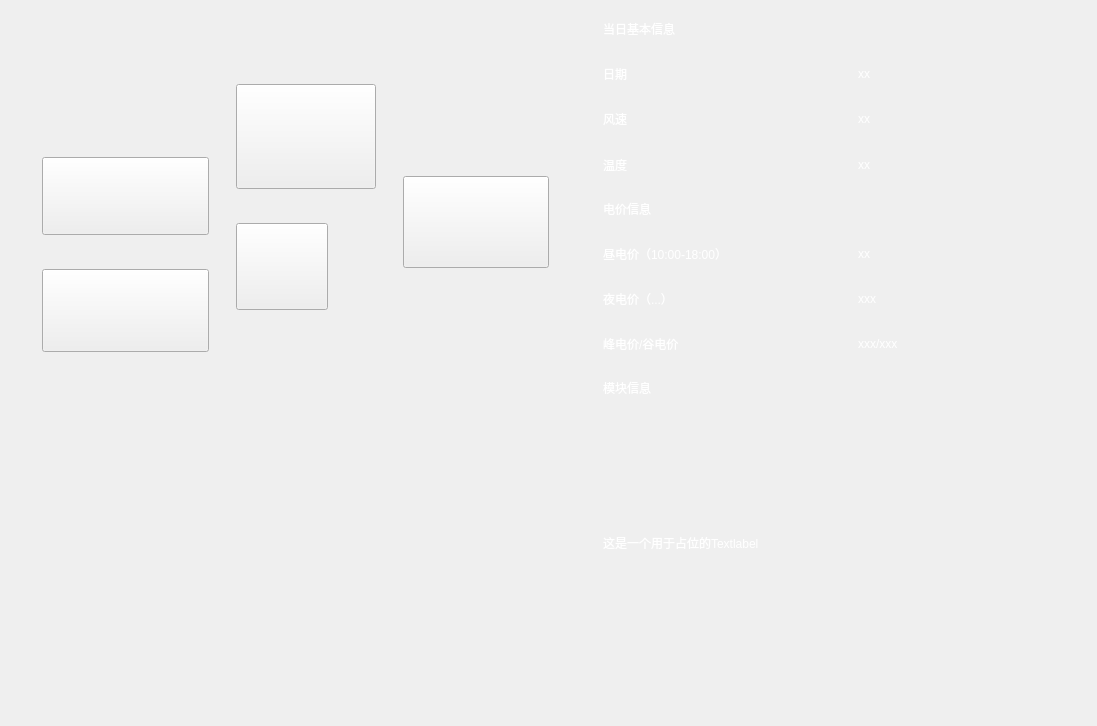
<?xml version="1.0" encoding="UTF-8"?>
<ui version="4.0">
 <class>Form</class>
 <widget class="QWidget" name="Form">
  <property name="geometry">
   <rect>
    <x>0</x>
    <y>0</y>
    <width>1097</width>
    <height>726</height>
   </rect>
  </property>
  <property name="windowTitle">
   <string>Form</string>
  </property>
  <property name="styleSheet">
   <string notr="true">font: 20pt &quot;Microsoft YaHei&quot;;
color:rgb(255, 255, 255);
padding:10px;</string>
  </property>
  <widget class="QWidget" name="horizontalLayoutWidget">
   <property name="geometry">
    <rect>
     <x>10</x>
     <y>10</y>
     <width>571</width>
     <height>461</height>
    </rect>
   </property>
   <layout class="QHBoxLayout" name="MainPageLayout" stretch="6,31,3,26,1,27,6">
    <property name="spacing">
     <number>0</number>
    </property>
    <property name="leftMargin">
     <number>0</number>
    </property>
    <property name="topMargin">
     <number>0</number>
    </property>
    <property name="rightMargin">
     <number>0</number>
    </property>
    <property name="bottomMargin">
     <number>0</number>
    </property>
    <item>
     <widget class="QLabel" name="ocp1">
      <property name="text">
       <string/>
      </property>
     </widget>
    </item>
    <item>
     <layout class="QVBoxLayout" name="verticalLayout" stretch="32,17,7,18,26">
      <property name="spacing">
       <number>0</number>
      </property>
      <property name="leftMargin">
       <number>0</number>
      </property>
      <property name="topMargin">
       <number>0</number>
      </property>
      <property name="rightMargin">
       <number>0</number>
      </property>
      <property name="bottomMargin">
       <number>0</number>
      </property>
      <item>
       <widget class="QLabel" name="ocp5">
        <property name="text">
         <string/>
        </property>
       </widget>
      </item>
      <item>
       <widget class="QPushButton" name="Btn_2">
        <property name="sizePolicy">
         <sizepolicy hsizetype="Minimum" vsizetype="Minimum">
          <horstretch>0</horstretch>
          <verstretch>0</verstretch>
         </sizepolicy>
        </property>
        <property name="text">
         <string/>
        </property>
       </widget>
      </item>
      <item>
       <widget class="QLabel" name="ocp6">
        <property name="text">
         <string/>
        </property>
       </widget>
      </item>
      <item>
       <widget class="QPushButton" name="Btn_1">
        <property name="sizePolicy">
         <sizepolicy hsizetype="Minimum" vsizetype="Minimum">
          <horstretch>0</horstretch>
          <verstretch>0</verstretch>
         </sizepolicy>
        </property>
        <property name="text">
         <string/>
        </property>
       </widget>
      </item>
      <item>
       <widget class="QLabel" name="ocp7">
        <property name="text">
         <string/>
        </property>
       </widget>
      </item>
     </layout>
    </item>
    <item>
     <widget class="QLabel" name="ocp2">
      <property name="text">
       <string/>
      </property>
     </widget>
    </item>
    <item>
     <layout class="QVBoxLayout" name="verticalLayout_2" stretch="17,24,2,20,37">
      <property name="spacing">
       <number>0</number>
      </property>
      <property name="leftMargin">
       <number>0</number>
      </property>
      <property name="topMargin">
       <number>0</number>
      </property>
      <property name="rightMargin">
       <number>0</number>
      </property>
      <property name="bottomMargin">
       <number>0</number>
      </property>
      <item>
       <widget class="QLabel" name="ocp8">
        <property name="text">
         <string/>
        </property>
       </widget>
      </item>
      <item>
       <widget class="QPushButton" name="Btn_3">
        <property name="sizePolicy">
         <sizepolicy hsizetype="Minimum" vsizetype="Minimum">
          <horstretch>0</horstretch>
          <verstretch>0</verstretch>
         </sizepolicy>
        </property>
        <property name="text">
         <string/>
        </property>
       </widget>
      </item>
      <item>
       <widget class="QLabel" name="ocp9">
        <property name="text">
         <string/>
        </property>
       </widget>
      </item>
      <item>
       <layout class="QHBoxLayout" name="horizontalLayout_2" stretch="17,9">
        <property name="spacing">
         <number>0</number>
        </property>
        <item>
         <widget class="QPushButton" name="Btn_4">
          <property name="sizePolicy">
           <sizepolicy hsizetype="Minimum" vsizetype="Minimum">
            <horstretch>0</horstretch>
            <verstretch>0</verstretch>
           </sizepolicy>
          </property>
          <property name="text">
           <string/>
          </property>
         </widget>
        </item>
        <item>
         <widget class="QLabel" name="ocp11">
          <property name="text">
           <string/>
          </property>
         </widget>
        </item>
       </layout>
      </item>
      <item>
       <widget class="QLabel" name="ocp10">
        <property name="text">
         <string/>
        </property>
       </widget>
      </item>
     </layout>
    </item>
    <item>
     <widget class="QLabel" name="ocp3">
      <property name="text">
       <string/>
      </property>
     </widget>
    </item>
    <item>
     <layout class="QVBoxLayout" name="verticalLayout_3" stretch="36,20,44">
      <property name="spacing">
       <number>0</number>
      </property>
      <item>
       <widget class="QLabel" name="ocp12">
        <property name="text">
         <string/>
        </property>
       </widget>
      </item>
      <item>
       <widget class="QPushButton" name="Btn_5">
        <property name="sizePolicy">
         <sizepolicy hsizetype="Minimum" vsizetype="Minimum">
          <horstretch>0</horstretch>
          <verstretch>0</verstretch>
         </sizepolicy>
        </property>
        <property name="text">
         <string/>
        </property>
       </widget>
      </item>
      <item>
       <widget class="QLabel" name="ocp_13">
        <property name="text">
         <string/>
        </property>
       </widget>
      </item>
     </layout>
    </item>
    <item>
     <widget class="QLabel" name="ocp4">
      <property name="text">
       <string/>
      </property>
     </widget>
    </item>
   </layout>
  </widget>
  <widget class="QWidget" name="verticalLayoutWidget_4">
   <property name="geometry">
    <rect>
     <x>590</x>
     <y>10</y>
     <width>504</width>
     <height>662</height>
    </rect>
   </property>
   <layout class="QVBoxLayout" name="MainDetailLayout" stretch="1,5,1,5,1,10">
    <item>
     <widget class="QLabel" name="label">
      <property name="styleSheet">
       <string notr="true">font: 20pt &quot;Microsoft YaHei&quot;;
color:rgb(255, 255, 255);
padding:10px;</string>
      </property>
      <property name="text">
       <string>当日基本信息</string>
      </property>
     </widget>
    </item>
    <item>
     <layout class="QGridLayout" name="gridLayout">
      <item row="2" column="0">
       <widget class="QLabel" name="label_8">
        <property name="styleSheet">
         <string notr="true">font: 20pt &quot;Microsoft YaHei&quot;;
color:rgb(255, 255, 255);
padding:10px;</string>
        </property>
        <property name="text">
         <string>温度</string>
        </property>
       </widget>
      </item>
      <item row="0" column="1">
       <widget class="QLabel" name="label_5">
        <property name="styleSheet">
         <string notr="true">font: 20pt &quot;Microsoft YaHei&quot;;
color:rgb(255, 255, 255);
padding:10px;</string>
        </property>
        <property name="text">
         <string>xx</string>
        </property>
       </widget>
      </item>
      <item row="1" column="0">
       <widget class="QLabel" name="label_6">
        <property name="styleSheet">
         <string notr="true">font: 20pt &quot;Microsoft YaHei&quot;;
color:rgb(255, 255, 255);
padding:10px;</string>
        </property>
        <property name="text">
         <string>风速</string>
        </property>
       </widget>
      </item>
      <item row="1" column="1">
       <widget class="QLabel" name="label_7">
        <property name="styleSheet">
         <string notr="true">font: 20pt &quot;Microsoft YaHei&quot;;
color:rgb(255, 255, 255);
padding:10px;</string>
        </property>
        <property name="text">
         <string>xx</string>
        </property>
       </widget>
      </item>
      <item row="0" column="0">
       <widget class="QLabel" name="label_4">
        <property name="styleSheet">
         <string notr="true">font: 20pt &quot;Microsoft YaHei&quot;;
color:rgb(255, 255, 255);
padding:10px;</string>
        </property>
        <property name="text">
         <string>日期</string>
        </property>
       </widget>
      </item>
      <item row="2" column="1">
       <widget class="QLabel" name="label_9">
        <property name="styleSheet">
         <string notr="true">font: 20pt &quot;Microsoft YaHei&quot;;
color:rgb(255, 255, 255);
padding:10px;</string>
        </property>
        <property name="text">
         <string>xx</string>
        </property>
       </widget>
      </item>
     </layout>
    </item>
    <item>
     <widget class="QLabel" name="label_2">
      <property name="styleSheet">
       <string notr="true">font: 20pt &quot;Microsoft YaHei&quot;;
color:rgb(255, 255, 255);
padding:10px;</string>
      </property>
      <property name="text">
       <string>电价信息</string>
      </property>
     </widget>
    </item>
    <item>
     <layout class="QGridLayout" name="gridLayout_2">
      <item row="0" column="0">
       <widget class="QLabel" name="label_10">
        <property name="styleSheet">
         <string notr="true">font: 20pt &quot;Microsoft YaHei&quot;;
color:rgb(255, 255, 255);
padding:10px;</string>
        </property>
        <property name="text">
         <string>昼电价（10:00-18:00）</string>
        </property>
       </widget>
      </item>
      <item row="2" column="0">
       <widget class="QLabel" name="label_12">
        <property name="styleSheet">
         <string notr="true">font: 20pt &quot;Microsoft YaHei&quot;;
color:rgb(255, 255, 255);
padding:10px;</string>
        </property>
        <property name="text">
         <string>峰电价/谷电价</string>
        </property>
       </widget>
      </item>
      <item row="1" column="0">
       <widget class="QLabel" name="label_11">
        <property name="styleSheet">
         <string notr="true">font: 20pt &quot;Microsoft YaHei&quot;;
color:rgb(255, 255, 255);
padding:10px;</string>
        </property>
        <property name="text">
         <string>夜电价（...）</string>
        </property>
       </widget>
      </item>
      <item row="0" column="1">
       <widget class="QLabel" name="label_13">
        <property name="styleSheet">
         <string notr="true">font: 20pt &quot;Microsoft YaHei&quot;;
color:rgb(255, 255, 255);
padding:10px;</string>
        </property>
        <property name="text">
         <string>xx</string>
        </property>
       </widget>
      </item>
      <item row="1" column="1">
       <widget class="QLabel" name="label_14">
        <property name="styleSheet">
         <string notr="true">font: 20pt &quot;Microsoft YaHei&quot;;
color:rgb(255, 255, 255);
padding:10px;</string>
        </property>
        <property name="text">
         <string>xxx</string>
        </property>
       </widget>
      </item>
      <item row="2" column="1">
       <widget class="QLabel" name="label_15">
        <property name="styleSheet">
         <string notr="true">font: 20pt &quot;Microsoft YaHei&quot;;
color:rgb(255, 255, 255);
padding:10px;</string>
        </property>
        <property name="text">
         <string>xxx/xxx</string>
        </property>
       </widget>
      </item>
     </layout>
    </item>
    <item>
     <widget class="QLabel" name="label_3">
      <property name="styleSheet">
       <string notr="true">font: 20pt &quot;Microsoft YaHei&quot;;
color:rgb(255, 255, 255);
padding:10px;</string>
      </property>
      <property name="text">
       <string>模块信息</string>
      </property>
     </widget>
    </item>
    <item>
     <layout class="QGridLayout" name="gridLayout_4">
      <item row="0" column="0">
       <widget class="QLabel" name="label_16">
        <property name="styleSheet">
         <string notr="true">font: 20pt &quot;Microsoft YaHei&quot;;
color:rgb(255, 255, 255);
padding:10px;</string>
        </property>
        <property name="text">
         <string>这是一个用于占位的Textlabel</string>
        </property>
       </widget>
      </item>
     </layout>
    </item>
   </layout>
  </widget>
 </widget>
 <resources/>
 <connections/>
</ui>
